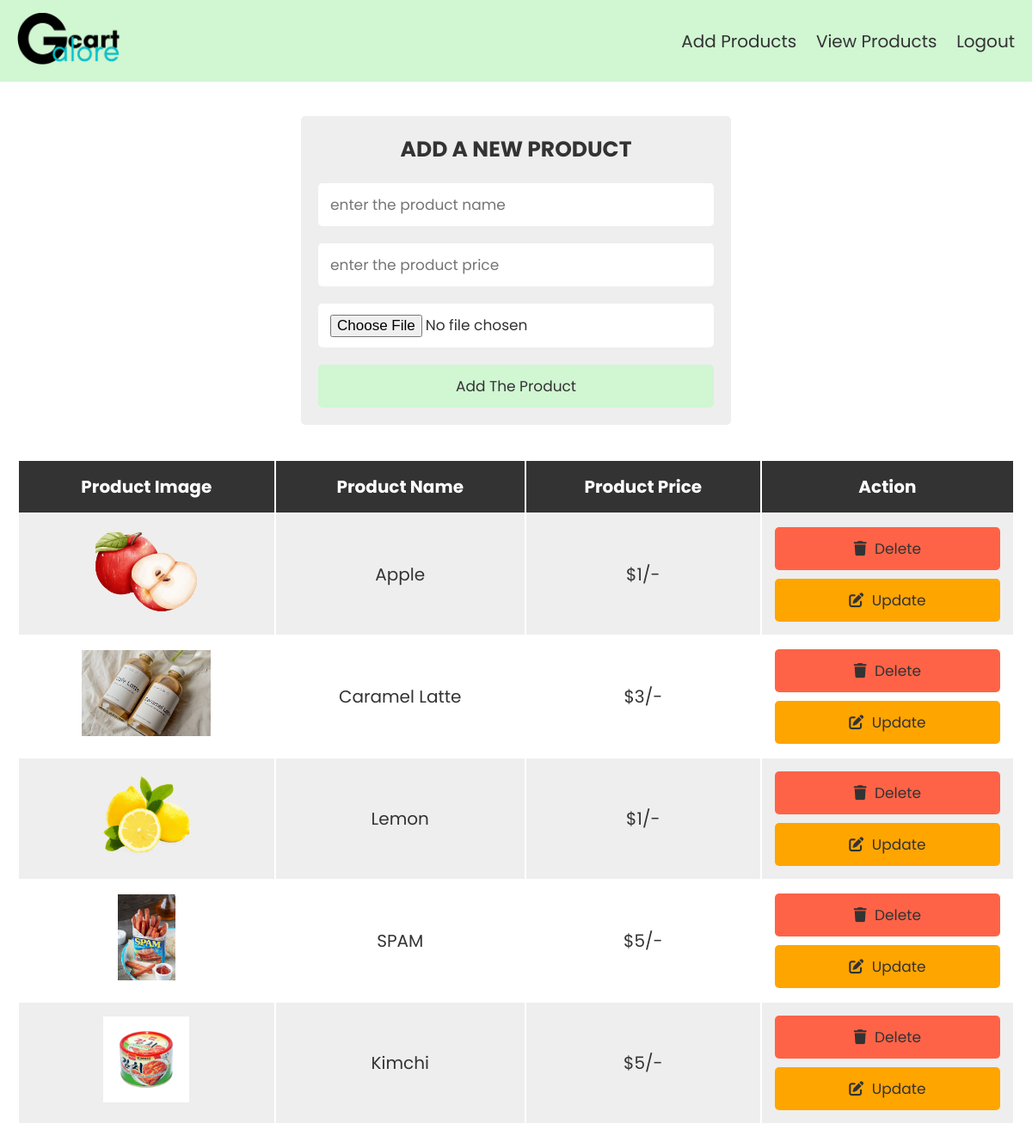
Screenshot of /GROUP_4/admin_page.php (signed in) with the database file from the repository.
### tables this page shows
CREATE TABLE `products` (
  `id` int(100) NOT NULL,
  `name` varchar(100) NOT NULL,
  `category` varchar(20) NOT NULL,
  `details` varchar(400) NOT NULL,
  `price` int(100) NOT NULL,
  `image` varchar(100) NOT NULL
);

### GROUP_4/admin_page.php (the view, shortened to what this page needs)
<?php
@include 'config.php';
?>
<!DOCTYPE html>
<html lang="en">
<head>
   <link rel="stylesheet" href="https://cdnjs.cloudflare.com/ajax/libs/font-awesome/6.0.0/css/all.min.css">
   <link rel="stylesheet" href="css/style.css">
</head>
<body>
<?php include 'admin_header.php'; ?>
<div class="container">
<section>
<form action="" method="post" class="add-product-form" enctype="multipart/form-data">
   <h3>add a new product</h3>
   <input type="text" name="p_name" placeholder="enter the product name" class="box" required>
   <input type="number" name="p_price" min="0" placeholder="enter the product price" class="box" required>
   <input type="file" name="p_image" accept="image/png, image/jpg, image/jpeg" class="box" required>
   <input type="submit" value="add the product" name="add_product" class="btn">
</form>
</section>
<section class="display-product-table">
   <table>
      <thead>
         <th>product image</th>
         <th>product name</th>
         <th>product price</th>
         <th>action</th>
      </thead>
      <tbody>
         <?php
            $select_products = mysqli_query($conn, "SELECT * FROM `products`");
            if(mysqli_num_rows($select_products) > 0){
               while($row = mysqli_fetch_assoc($select_products)){
         ?>
         <tr>
            <td><img src="uploaded_img/<?php echo $row['image']; ?>" height="100" alt=""></td>
            <td><?php echo $row['name']; ?></td>
            <td>$<?php echo $row['price']; ?>/-</td>
            <td>
               <a href="admin_page.php?delete=<?php echo $row['id']; ?>" class="delete-btn" onclick="return confirm
               ('are your sure you want to delete this?');"> <i class="fas fa-trash"></i> delete </a>
               <a href="admin_page.php?edit=<?php echo $row['id']; ?>" class="option-btn"> <i class="fas fa-edit"></i> update </a>
            </td>
         </tr>
         <?php
            };
            }else{
               echo "<div class='empty'>no product added</div>";
            };
         ?>
      </tbody>
   </table>
</section>
</div>
</body>
</html>

### GROUP_4/css/style.css (style rules this page uses)
:root { --green:#D0F6D2; --red:tomato; --orange:orange; --black:#333; --white:#fff; --bg-color:#eee; --dark-bg:rgba(0,0,0,.7); --box-shadow:0 .5rem 1rem rgba(0,0,0,.1); --border:.1rem solid #999; }
* { font-family: 'Poppins', sans-serif; margin:0; padding:0; box-sizing: border-box; outline: none; border:none; text-decoration: none; text-transform: capitalize; }
html { font-size: 62.5%; overflow-x: hidden; }
.container { max-width: 1200px; margin:0 auto; }
section { padding:2rem; }
.btn, .option-btn, .delete-btn { display: block; width: 100%; text-align: center; background-color: var(--green); color:var(--black); font-size: 1.7rem; padding:1.2rem 3rem; border-radius: .5rem; cursor: pointer; margin-top: 1rem; }
.option-btn i, .delete-btn i { padding-right: .5rem; }
.option-btn { background-color: var(--orange); }
.delete-btn { margin-top: 0; background-color: var(--red); }
.add-product-form { max-width: 50rem; background-color: var(--bg-color); border-radius: .5rem; padding:2rem; margin:0 auto; margin-top: 2rem; }
.add-product-form h3 { font-size: 2.5rem; margin-bottom: 1rem; color:var(--black); text-transform: uppercase; text-align: center; }
.add-product-form .box { text-transform: none; padding:1.2rem 1.4rem; font-size: 1.7rem; color:var(--black); border-radius: .5rem; background-color: var(--white); margin:1rem 0; width: 100%; }
.display-product-table table { width: 100%; text-align: center; }
.display-product-table table thead th { padding:1.5rem; font-size: 2rem; background-color: var(--black); color:var(--white); }
.display-product-table table td { padding:1.5rem; font-size: 2rem; color:var(--black); }
.display-product-table table td:first-child { padding:0; }
.display-product-table table tr:nth-child(odd) { background-color: var(--bg-color); }

### rows the page displays
products: image (picture), name "Apple", price "1"
products: image (picture), name "Caramel Latte", price "3"
products: image (picture), name "Lemon", price "1"
products: image (picture), name "SPAM", price "5"
products: image (picture), name "Kimchi", price "5"
